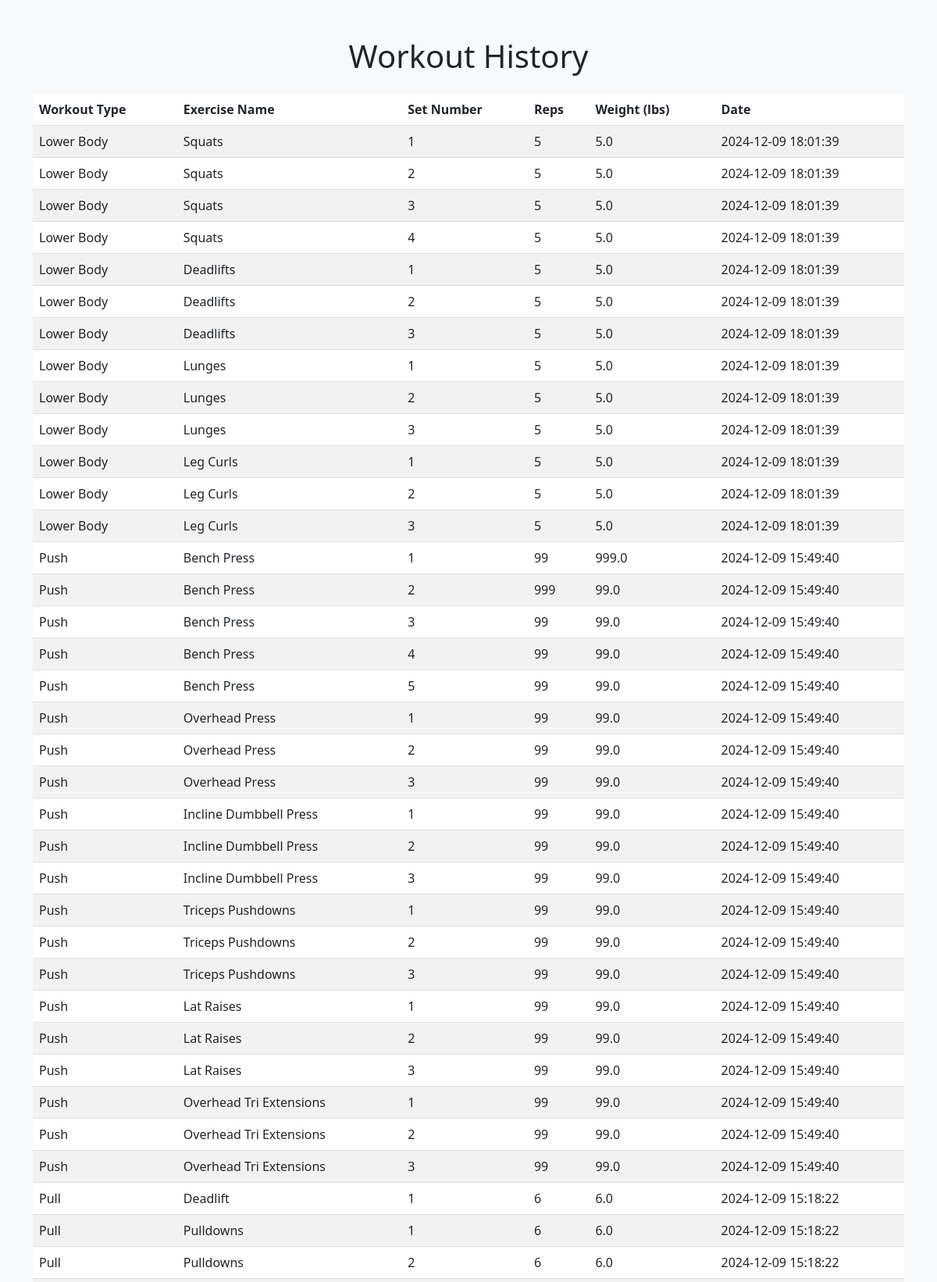
Screenshot of /history (signed in, upper part) with the database file from the repository.
### tables this page shows
CREATE TABLE workouts (
        id INTEGER PRIMARY KEY AUTOINCREMENT,
        user_id INTEGER NOT NULL,
        workout_type TEXT NOT NULL,
        exercise_name TEXT NOT NULL,
        sets INTEGER NOT NULL,
        reps INTEGER NOT NULL,
        weight REAL NOT NULL,
        date TEXT NOT NULL,
        FOREIGN KEY (user_id) REFERENCES users (id)
    );

### app.py (the view)
@app.route('/history')
def workout_history():
    if 'user_id' not in session:
        return redirect(url_for('login'))
    user_id = session['user_id']
    conn = get_db_connection()
    workout_data = conn.execute(
        '''
        SELECT workout_type, exercise_name, sets, reps, weight, date
        FROM workouts
        WHERE user_id = ?
        ORDER BY date DESC
        ''',
        (user_id,)
    ).fetchall()
    conn.close()
    return render_template('trends.html', workout_data=workout_data)

### app.py (called while the page is built)
def get_db_connection():
    db_path = os.path.join(os.path.dirname(__file__), 'workout.db')
    conn = sqlite3.connect(db_path)
    conn.row_factory = sqlite3.Row
    return conn

### templates/trends.html (shortened to what this page needs)
<!DOCTYPE html>
<html lang="en">
<head>
    <link href="https://cdn.jsdelivr.net/npm/bootstrap@5.3.0-alpha1/dist/css/bootstrap.min.css" rel="stylesheet">
</head>
<body class="bg-light">
    <div class="container mt-5">
        <h1 class="text-center mb-4">Workout History</h1>
        <table class="table table-striped table-hover">
            <thead>
                <tr>
                    <th>Workout Type</th>
                    <th>Exercise Name</th>
                    <th>Set Number</th>
                    <th>Reps</th>
                    <th>Weight (lbs)</th>
                    <th>Date</th>
                </tr>
            </thead>
            <tbody>
                {% for entry in workout_data %}
                    <tr>
                        <td>{{ entry['workout_type'] }}</td>
                        <td>{{ entry['exercise_name'] }}</td>
                        <td>{{ entry['sets'] }}</td>
                        <td>{{ entry['reps'] }}</td>
                        <td>{{ entry['weight'] }}</td>
                        <td>{{ entry['date'] }}</td>
                    </tr>
                {% endfor %}
            </tbody>
        </table>
    </div>
</body>
</html>

### rows the page displays
workouts: workout_type "Lower Body", exercise_name "Squats", sets "1", reps "5", weight "5.0", date "2024-12-09 18:01:39"
workouts: workout_type "Lower Body", exercise_name "Squats", sets "2", reps "5", weight "5.0", date "2024-12-09 18:01:39"
workouts: workout_type "Lower Body", exercise_name "Squats", sets "3", reps "5", weight "5.0", date "2024-12-09 18:01:39"
workouts: workout_type "Lower Body", exercise_name "Squats", sets "4", reps "5", weight "5.0", date "2024-12-09 18:01:39"
workouts: workout_type "Lower Body", exercise_name "Deadlifts", sets "1", reps "5", weight "5.0", date "2024-12-09 18:01:39"
workouts: workout_type "Lower Body", exercise_name "Deadlifts", sets "2", reps "5", weight "5.0", date "2024-12-09 18:01:39"
workouts: workout_type "Lower Body", exercise_name "Deadlifts", sets "3", reps "5", weight "5.0", date "2024-12-09 18:01:39"
workouts: workout_type "Lower Body", exercise_name "Lunges", sets "1", reps "5", weight "5.0", date "2024-12-09 18:01:39"
workouts: workout_type "Lower Body", exercise_name "Lunges", sets "2", reps "5", weight "5.0", date "2024-12-09 18:01:39"
workouts: workout_type "Lower Body", exercise_name "Lunges", sets "3", reps "5", weight "5.0", date "2024-12-09 18:01:39"
workouts: workout_type "Lower Body", exercise_name "Leg Curls", sets "1", reps "5", weight "5.0", date "2024-12-09 18:01:39"
workouts: workout_type "Lower Body", exercise_name "Leg Curls", sets "2", reps "5", weight "5.0", date "2024-12-09 18:01:39"
workouts: workout_type "Lower Body", exercise_name "Leg Curls", sets "3", reps "5", weight "5.0", date "2024-12-09 18:01:39"
workouts: workout_type "Push", exercise_name "Bench Press", sets "1", reps "99", weight "999.0", date "2024-12-09 15:49:40"
workouts: workout_type "Push", exercise_name "Bench Press", sets "2", reps "999", weight "99.0", date "2024-12-09 15:49:40"
workouts: workout_type "Push", exercise_name "Bench Press", sets "3", reps "99", weight "99.0", date "2024-12-09 15:49:40"
workouts: workout_type "Push", exercise_name "Bench Press", sets "4", reps "99", weight "99.0", date "2024-12-09 15:49:40"
workouts: workout_type "Push", exercise_name "Bench Press", sets "5", reps "99", weight "99.0", date "2024-12-09 15:49:40"
workouts: workout_type "Push", exercise_name "Overhead Press", sets "1", reps "99", weight "99.0", date "2024-12-09 15:49:40"
workouts: workout_type "Push", exercise_name "Overhead Press", sets "2", reps "99", weight "99.0", date "2024-12-09 15:49:40"
workouts: workout_type "Push", exercise_name "Overhead Press", sets "3", reps "99", weight "99.0", date "2024-12-09 15:49:40"
workouts: workout_type "Push", exercise_name "Incline Dumbbell Press", sets "1", reps "99", weight "99.0", date "2024-12-09 15:49:40"
workouts: workout_type "Push", exercise_name "Incline Dumbbell Press", sets "2", reps "99", weight "99.0", date "2024-12-09 15:49:40"
workouts: workout_type "Push", exercise_name "Incline Dumbbell Press", sets "3", reps "99", weight "99.0", date "2024-12-09 15:49:40"
workouts: workout_type "Push", exercise_name "Triceps Pushdowns", sets "1", reps "99", weight "99.0", date "2024-12-09 15:49:40"
workouts: workout_type "Push", exercise_name "Triceps Pushdowns", sets "2", reps "99", weight "99.0", date "2024-12-09 15:49:40"
workouts: workout_type "Push", exercise_name "Triceps Pushdowns", sets "3", reps "99", weight "99.0", date "2024-12-09 15:49:40"
workouts: workout_type "Push", exercise_name "Lat Raises", sets "1", reps "99", weight "99.0", date "2024-12-09 15:49:40"
workouts: workout_type "Push", exercise_name "Lat Raises", sets "2", reps "99", weight "99.0", date "2024-12-09 15:49:40"
workouts: workout_type "Push", exercise_name "Lat Raises", sets "3", reps "99", weight "99.0", date "2024-12-09 15:49:40"
workouts: workout_type "Push", exercise_name "Overhead Tri Extensions", sets "1", reps "99", weight "99.0", date "2024-12-09 15:49:40"
workouts: workout_type "Push", exercise_name "Overhead Tri Extensions", sets "2", reps "99", weight "99.0", date "2024-12-09 15:49:40"
workouts: workout_type "Push", exercise_name "Overhead Tri Extensions", sets "3", reps "99", weight "99.0", date "2024-12-09 15:49:40"
workouts: workout_type "Pull", exercise_name "Deadlift", sets "1", reps "6", weight "6.0", date "2024-12-09 15:18:22"
workouts: workout_type "Pull", exercise_name "Pulldowns", sets "1", reps "6", weight "6.0", date "2024-12-09 15:18:22"
workouts: workout_type "Pull", exercise_name "Pulldowns", sets "2", reps "6", weight "6.0", date "2024-12-09 15:18:22"
